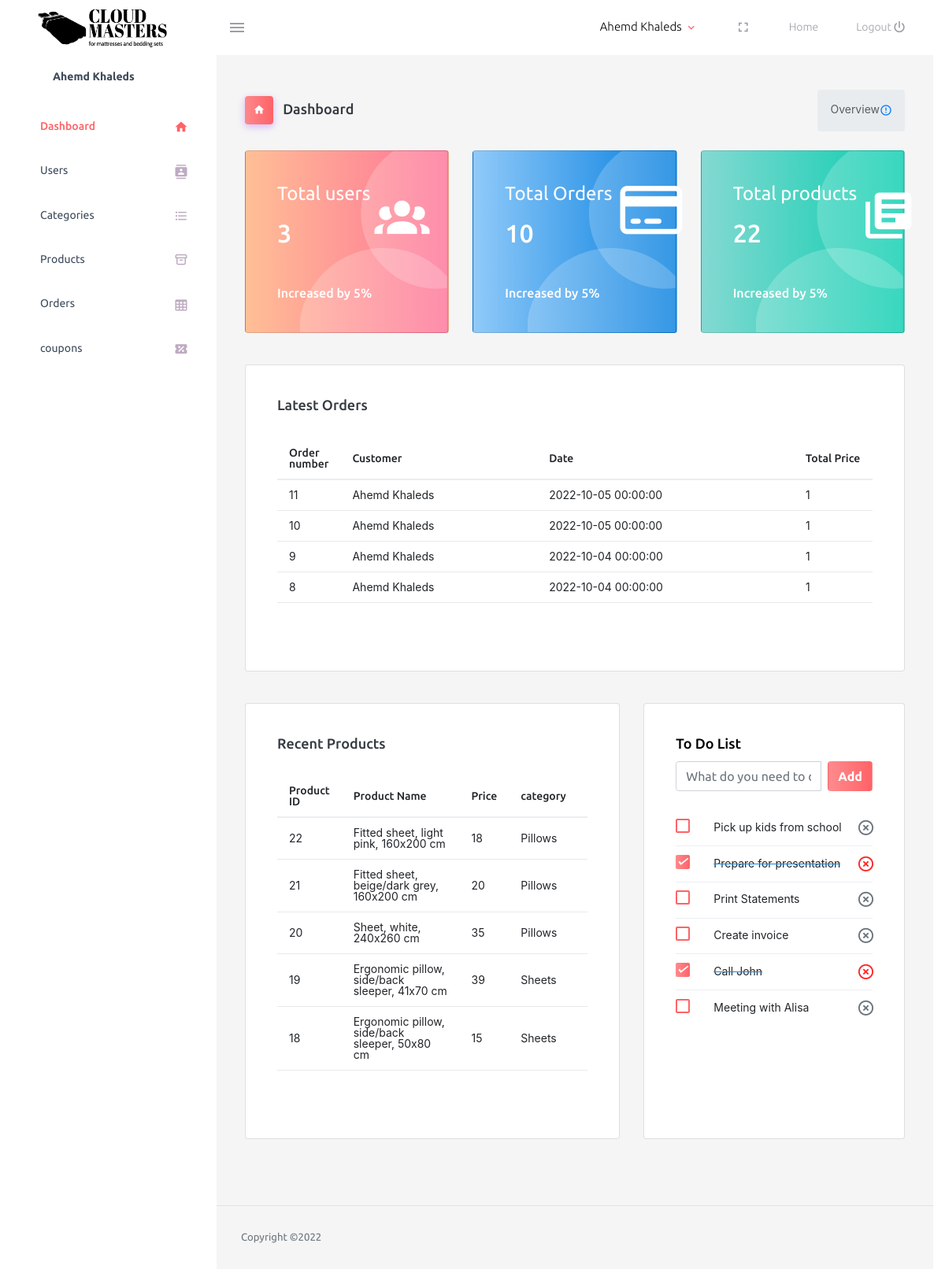
Page /store/admin/views/index.php (signed in) on the committed database.
### tables this page shows
CREATE TABLE `users` (
  `user_id` int NOT NULL,
  `first_name` varchar(255) NOT NULL,
  `last_name` varchar(255) NOT NULL,
  `address` varchar(255) NOT NULL,
  `phone` varchar(255) NOT NULL,
  `email` varchar(255) NOT NULL,
  `password` varchar(255) NOT NULL,
  `is_admin` tinyint NOT NULL DEFAULT '0',
  `city` varchar(255) NOT NULL
);

CREATE TABLE `orders` (
  `order_id` int NOT NULL,
  `total_price` int NOT NULL,
  `user_id` int NOT NULL,
  `order_date` datetime NOT NULL,
  `order_address` varchar(255) NOT NULL,
  `order_phone` varchar(255) NOT NULL,
  `postal_code` int NOT NULL,
  `coupon_id` int DEFAULT NULL,
  `order_city` varchar(255) NOT NULL
);

CREATE TABLE `products` (
  `product_id` int NOT NULL,
  `product_name` varchar(255) NOT NULL,
  `price` int NOT NULL,
  `description` text NOT NULL,
  `image1` varchar(255) NOT NULL,
  `image2` varchar(255) DEFAULT NULL,
  `image3` varchar(255) DEFAULT NULL,
  `category_id` int NOT NULL,
  `discount` int NOT NULL DEFAULT '0',
  `offers` tinyint NOT NULL DEFAULT '0',
  `new_arrive` tinyint NOT NULL DEFAULT '0'
);

CREATE TABLE `categories` (
  `category_id` int NOT NULL,
  `category_name` varchar(255) NOT NULL,
  `image` varchar(255) NOT NULL,
  `extra` varchar(150) DEFAULT NULL
);

### store/admin/views/index.php (the view, shortened to what this page needs)
<?php require 'header.php'; ?>
<?php
$users = $connect->query('SELECT * FROM users');
$users = $users->fetchAll();
$orders = $connect->query('SELECT * FROM orders ORDER BY order_id DESC');
$orders = $orders->fetchAll();
$products = $connect->query('SELECT * FROM products ORDER BY product_id DESC');
$products = $products->fetchAll();
?>
  <div class="container-fluid page-body-wrapper">
    <?php require 'sidebar.php'; ?>
        <div class="main-panel">
          <div class="content-wrapper" style="background:whitesmoke;">
            <div class="page-header">
              <h3 class="page-title">
                <span class="page-title-icon bg-gradient-primary text-white me-2">
                  <i class="mdi mdi-home"></i>
                </span> Dashboard
              </h3>
              <nav aria-label="breadcrumb">
                <ul class="breadcrumb">
                  <li class="breadcrumb-item active" aria-current="page">
                    <span></span>Overview <i class="mdi mdi-alert-circle-outline icon-sm text-primary align-middle"></i>
                  </li>
                </ul>
              </nav>
            </div>
            <div class="row">
              <div class="col-md-4 stretch-card grid-margin">
                <div class="card bg-gradient-danger card-img-holder text-white">
                  <div class="card-body">
                    <img src="../assets/images/dashboard/circle.svg" class="card-img-absolute" alt="circle-image" />
                    <h4 class="font-weight-normal mb-3">Total users<i class="mdi mdi-account-group " style="font-size: 70px;margin-left: 5px;position: absolute;"></i>
                    </h4>
                    <h2 class="mb-5"><?php echo count($users); ?></h2>
                    <h6 class="card-text">Increased by 5%</h6>
                  </div>
                </div>
              </div>
              <div class="col-md-4 stretch-card grid-margin">
                <div class="card bg-gradient-info card-img-holder text-white">
                  <div class="card-body">
                    <img src="../assets/images/dashboard/circle.svg" class="card-img-absolute" alt="circle-image" />
                    <h4 class="font-weight-normal mb-3">Total Orders <i class="fa-regular fa-credit-card " style="font-size: 70px;margin-left: 10px;position: absolute;"></i>
                    </h4>
                    <h2 class="mb-5"><?php echo count($orders); ?></h2>
                    <h6 class="card-text">Increased by 5%</h6>
                  </div>
                </div>
              </div>
              <div class="col-md-4 stretch-card grid-margin">
                <div class="card bg-gradient-success card-img-holder text-white">
                  <div class="card-body">
                    <img src="../assets/images/dashboard/circle.svg" class="card-img-absolute" alt="circle-image" />
                    <h4 class="font-weight-normal mb-3">Total products<i class="mdi mdi-library-books " style="font-size: 70px;margin-left: 5px;position: absolute;"></i>
                    </h4>
                    <h2 class="mb-5"><?php echo count($products); ?></h2>
                    <h6 class="card-text">Increased by 5%</h6>
                  </div>
                </div>
              </div>
            </div>
             <div class="row">
              <div class="col-12 grid-margin">
                <div class="card">
                  <div class="card-body">
                    <h4 class="card-title">latest orders</h4>
                    <div class="table-responsive">
                      <table class="table">
                        <thead>
                          <tr>
                            <th> Order number </th>
                            <th> Customer </th>
                            <th> Date </th>
                            <th> Total Price </th>
                          </tr>
                        </thead>
                        <tbody>
                          <?php
                          $i = 0;
                          foreach ($orders as $order) {
                              $i++;
                              $curUserId = $order['user_id'];
                              $curUser = $connect->query(
                                  "SELECT * FROM users WHERE user_id='$curUserId'"
                              );
                              $curUser = $curUser->fetch();
                              if ($i == 5) {
                                  break;
                              }
                              ?>
                          <tr>
                            <td><?php echo $order['order_id']; ?></td>
                            <td><?php echo $curUser['first_name'] .
                                ' ' .
                                $curUser['last_name']; ?></td>
                            <td><?php echo $order['order_date']; ?></td>
                            <td><?php echo $order['total_price']; ?></td>
                          </tr>
                          <?php
                          }
                          ?>
                        </tbody>
                      </table>
                    </div>
                  </div>
                </div>
              </div>
            </div>
            <div class="row">
              <div class="col-md-7 grid-margin stretch-card">
                <div class="card">
                  <div class="card-body">
                    <h4 class="card-title">recent products</h4>
                    <div class="table-responsive">
                      <table class="table">
                        <thead>
                          <tr>
                            <th> Product ID </th>
                            <th> Product Name </th>
                            <th> Price </th>
                            <th> category </th>
                          </tr>
                        </thead>
                        <tbody>
                        <?php for ($i = 0; $i < $products; $i++) {
                            $curCatId = $products[$i]['category_id'];
                            $curCat = $connect->query(
                                "SELECT * FROM categories WHERE category_id='$curCatId'"
                            );
                            $curCat = $curCat->fetch();
                            if ($i == 5) {
                                break;
                            }
                            ?>
                          <tr>
                            <td><?php echo $products[$i]['product_id']; ?></td>
                            <td><?php echo $products[$i][
                                'product_name'
                            ]; ?></td>
                            <td><?php echo $products[$i]['price']; ?></td>
                            <td><?php echo $curCat['category_name']; ?></td>
                          </tr>
                          <?php
                        } ?>
                        </tbody>
                      </table>
                    </div>
                  </div>
                </div>
              </div>
              <div class="col-md-5 grid-margin stretch-card">
                <div class="card">
                  <div class="card-body">
                    <h4 class="card-title text-black">To do List</h4>
                    <div class="add-items d-flex">
                      <input type="text" class="form-control todo-list-input" placeholder="What do you need to do today?">
                      <button class="add btn btn-gradient-primary font-weight-bold todo-list-add-btn" id="add-task">Add</button>
                    </div>
                    <div class="list-wrapper">
                      <ul class="d-flex flex-column-reverse todo-list todo-list-custom">
                        <li>
                          <div class="form-check">
                            <label class="form-check-label">
                              <input class="checkbox" type="checkbox"> Meeting with Alisa </label>
                          </div>
                          <i class="remove mdi mdi-close-circle-outline"></i>
                        </li>
                        <li class="completed">
                          <div class="form-check">
                            <label class="form-check-label">
                              <input class="checkbox" type="checkbox" checked> Call John </label>
                          </div>
                          <i class="remove mdi mdi-close-circle-outline"></i>
                        </li>
                        <li>
                          <div class="form-check">
                            <label class="form-check-label">
                              <input class="checkbox" type="checkbox"> Create invoice </label>
                          </div>
                          <i class="remove mdi mdi-close-circle-outline"></i>
                        </li>
                        <li>
                          <div class="form-check">
                            <label class="form-check-label">
                              <input class="checkbox" type="checkbox"> Print Statements </label>
                          </div>
                          <i class="remove mdi mdi-close-circle-outline"></i>
                        </li>
                        <li class="completed">
                          <div class="form-check">
                            <label class="form-check-label">
                              <input class="checkbox" type="checkbox" checked> Prepare for presentation </label>
                          </div>
                          <i class="remove mdi mdi-close-circle-outline"></i>
                        </li>
                        <li>
                          <div class="form-check">
                            <label class="form-check-label">
                              <input class="checkbox" type="checkbox"> Pick up kids from school </label>
                          </div>
                          <i class="remove mdi mdi-close-circle-outline"></i>
                        </li>
                      </ul>
                    </div>
                  </div>
                </div>
              </div>
            </div>
    </div>
        <?php require 'footer.php'; ?>

### store/admin/views/header.php (shortened to what this page needs)
<?php require_once '../../views/connection.php'; ?>
<?php
$curId = $_SESSION['userid'];
$curUser = $connect->query("SELECT * FROM users WHERE user_id='$curId'");
$curUser = $curUser->fetch();
?>
<!DOCTYPE html>
<html lang="en">
  <head>
    <link rel="stylesheet" href="../assets/css/users.css">
    <link rel="stylesheet" href="https://cdnjs.cloudflare.com/ajax/libs/font-awesome/6.2.0/css/all.min.css">
    <link rel="stylesheet" href="../assets/vendors/mdi/css/materialdesignicons.min.css">
    <link rel="stylesheet" href="../assets/vendors/css/vendor.bundle.base.css">
    <link rel="stylesheet" href="https://unicons.iconscout.com/release/v4.0.0/css/line.css">
    <link rel="stylesheet" href="../assets/css/style.css">
    <link rel="stylesheet" href="https://stackpath.bootstrapcdn.com/bootstrap/4.5.0/css/bootstrap.min.css">
    <link rel="stylesheet" href="https://maxcdn.bootstrapcdn.com/font-awesome/4.7.0/css/font-awesome.min.css">
  </head>
  <body>
      <nav class="navbar default-layout-navbar col-lg-12 col-12 p-0 fixed-top d-flex flex-row">
        <div class="text-center navbar-brand-wrapper d-flex align-items-center justify-content-center">
          <a class="navbar-brand brand-logo" href="../views/index.php"><img src="../../images/ltrblack.png" alt="logo" style="min-height: 60px; min-width:175px;" /></a>
        </div>
        <div class="navbar-menu-wrapper d-flex align-items-stretch">
          <button class="navbar-toggler navbar-toggler align-self-center" type="button" data-toggle="minimize">
            <span class="mdi mdi-menu"></span>
          </button>
          <ul class="navbar-nav navbar-nav-right">
            <li class="nav-item nav-profile dropdown">
              <a class="nav-link dropdown-toggle" id="profileDropdown" href="#" data-bs-toggle="dropdown" aria-expanded="false">
                <div class="nav-profile-text">
                  <p class="mb-1 text-black"><?php echo $curUser['first_name'] .
                      ' ' .
                      $curUser['last_name']; ?></p>
                </div>
              </a>
            </li>
            <li class="nav-item d-none d-lg-block full-screen-link">
            <a class="nav-link">
                <i class="mdi mdi-fullscreen" id="fullscreen-button"></i>
              </a>
            </li>
            <li class="nav-item nav-logout d-none d-lg-block">
              <a class="nav-link" href="../../views/index.php">
                Home
              </a>
            </li>
            <li class="nav-item nav-logout d-none d-lg-block">
              <a class="nav-link" href="../../views/profile/logout.php">
                Logout
                <i class="mdi mdi-power"></i>
              </a>
            </li>
          </ul>
        </div>
      </nav>

### store/admin/views/sidebar.php
<nav class="sidebar sidebar-offcanvas" id="sidebar">
  <ul class="nav">
    <li class="nav-item nav-profile">
      <a href="#" class="nav-link">
        <div class="nav-profile-text d-flex flex-column">
          <span class="font-weight-bold mb-2"><?php echo $curUser[
              'first_name'
          ] .
              ' ' .
              $curUser['last_name']; ?></span>
        </div>
      </a>
    </li>
    <li class="nav-item">
      <a class="nav-link" href="index.php">
        <span class="menu-title">Dashboard</span>
        <i class="mdi mdi-home menu-icon"></i>
      </a>
    </li>
    <li class="nav-item">
      <a class="nav-link" href="users.php">
        <span class="menu-title">Users</span>
        <i class="mdi mdi-contacts menu-icon"></i>
      </a>
    </li>
    <li class="nav-item">
      <a class="nav-link" href="categories.php">
        <span class="menu-title">Categories</span>
        <i class="mdi mdi-format-list-bulleted menu-icon"></i>
      </a>
    </li>
    <li class="nav-item">
      <a class="nav-link" href="products.php">
        <span class="menu-title">Products</span>
        <i class="uil uil-archive menu-icon"></i>
      </a>
    </li>
    <li class="nav-item">
      <a class="nav-link" href="orders.php">
        <span class="menu-title">Orders</span>
        <i class="mdi mdi-table-large menu-icon"></i>
      </a>
    </li>
    <li class="nav-item">
      <a class="nav-link" href="coupons.php">
        <span class="menu-title">coupons</span>
        <i class="mdi mdi-ticket-percent menu-icon"></i>
      </a>
    </li>
  </ul>
</nav>

### rows in the picture
users: first_name "Ahemd", last_name "Khaleds"
orders: order_id "11", user.first_name "Ahemd", user.last_name "Khaleds", order_date "2022-10-05 00:00:00", total_price "1"
orders: order_id "10", user.first_name "Ahemd", user.last_name "Khaleds", order_date "2022-10-05 00:00:00", total_price "1"
orders: order_id "9", user.first_name "Ahemd", user.last_name "Khaleds", order_date "2022-10-04 00:00:00", total_price "1"
orders: order_id "8", user.first_name "Ahemd", user.last_name "Khaleds", order_date "2022-10-04 00:00:00", total_price "1"
products: product_id "22", product_name "Fitted sheet, light pink, 160x200 cm", price "18", category.category_name "Pillows"
products: product_id "21", product_name "Fitted sheet, beige/dark grey, 160x200 cm", price "20", category.category_name "Pillows"
products: product_id "20", product_name "Sheet, white, 240x260 cm", price "35", category.category_name "Pillows"
products: product_id "19", product_name "Ergonomic pillow, side/back sleeper, 41x70 cm", price "39", category.category_name "Sheets"
products: product_id "18", product_name "Ergonomic pillow, side/back sleeper, 50x80 cm", price "15", category.category_name "Sheets"

### other values in the picture
count($users) "3"
count($orders) "10"
count($products) "22"
